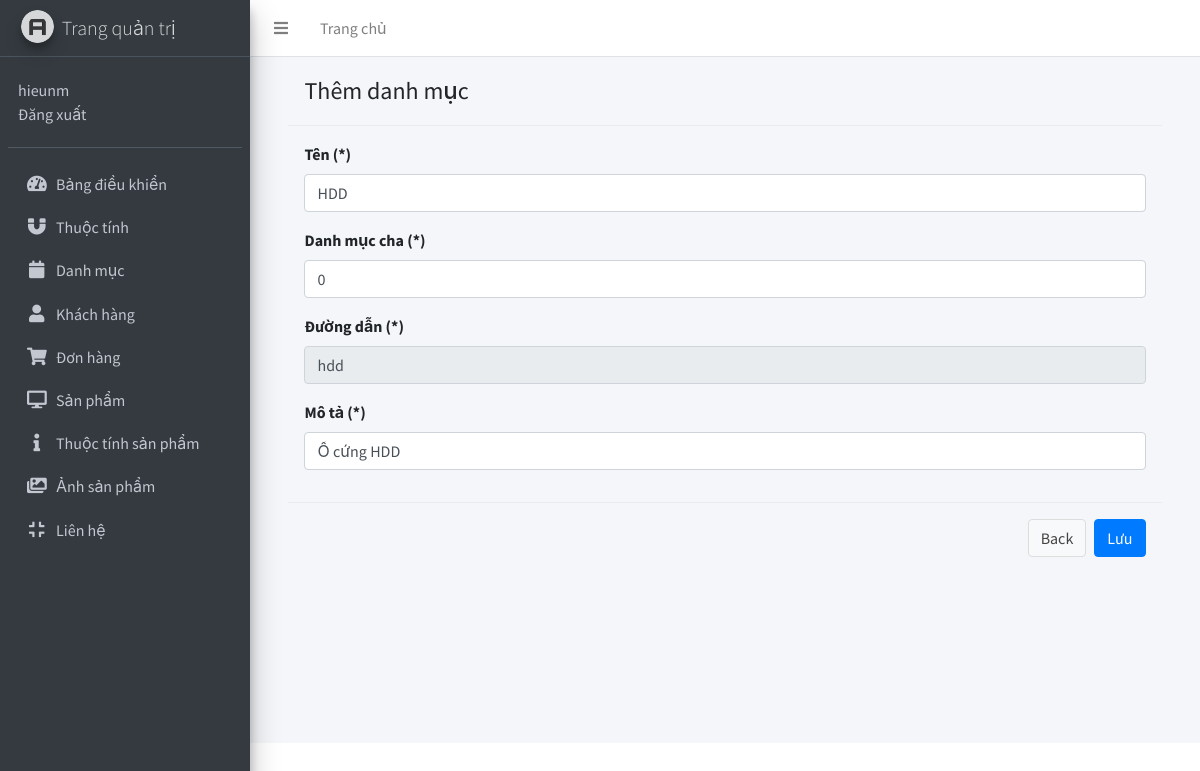
The app's page /View/admin/addcategory.php?id=9 (signed in) with its own data.
### tables this page shows
CREATE TABLE `categories` (
  `id` int(11) NOT NULL AUTO_INCREMENT,
  `name` varchar(255) DEFAULT NULL,
  `parent_id` tinyint(4) DEFAULT NULL,
  `slug` varchar(255) DEFAULT NULL,
  `description` mediumtext,
  `created_at` timestamp NULL DEFAULT NULL,
  `updated_at` timestamp NULL DEFAULT NULL,
  PRIMARY KEY (`id`)
);

### Model/ketnoi.php (called while the page is built, shortened)
<?php
	class ketnoi
	{
		public static function getConnection()
		{
			$con = new mysqli("localhost","root","phong119988","storeHieu");
			$con->query("SET NAMES 'utf8'");
		    return $con;
		}
	}
?>

### Controller/functioncategories.php (called while the page is built, shortened)
<?php
	class functioncategories
	{
		private $ketNoi;
	    function __construct()
	    {
	        $this->ketNoi = ketnoi::getConnection();
	    }
		function laychitietdanhmuc($id)
		{
			$objdanhmuc = new datacategories();
            $SQL = "Select * from categories where id=".$id;
            $q = mysqli_query($this->ketNoi,$SQL);
            while($row = mysqli_fetch_array($q))
            {
                $objdanhmuc = new datacategories();
                $objdanhmuc->id = $row['id'];
                $objdanhmuc->name = $row['name'];
                $objdanhmuc->parent_id = $row['parent_id'];
                $objdanhmuc->slug = $row['slug'];
                $objdanhmuc->description = $row['description'];
                $objdanhmuc->created_at = $row['created_at'];
                $objdanhmuc->updated_at = $row['updated_at'];
            }
            return $objdanhmuc;
		}
	}
?>

### View/admin/addcategory.php (the view, shortened to what this page needs)
<?php
include '../../Model/ketnoi.php';
include '../../Model/datacategories.php';
include '../../Controller/functioncategories.php';
$parent_id = 0; $name = ""; $slug = ""; $description = ""; $id = 0;
$service = new functioncategories();
if(isset($_GET['id']))
{
    $id = intval($_GET['id']);
    $objdanhmuc = $service->laychitietdanhmuc($id);
    if ($objdanhmuc != null)
    {
        $name = $objdanhmuc->name;
        $parent_id = $objdanhmuc->parent_id;
        $slug = $objdanhmuc->slug;
        $description = $objdanhmuc->description;
    }
}
?>
<?php include('./header.php'); ?>
<?php include('./sidebar.php'); ?>
    <div class="content-wrapper">
        <section class="content">
            <div class="container-fluid">
                <div style="width: 95%; margin:auto;">
                    <form action="./addcategory.php" method="POST" role="form">
                        <div class="modal-header">
                            <h4 class="modal-title">Thêm danh mục</h4>
                        </div>
                        <div class="modal-body">
                            <div class="form-group">
                                <label for="name">Tên (*)</label>
                                <input type="text" name="name" class="form-control" value="<?php echo $name; ?>" id="name_add" placeholder="name">
                            </div>
                            <div class="form-group">
                                <label for="parent_id">Danh mục cha (*)</label>
                                <input type="text" name="parent_id" class="form-control" value="<?php echo $parent_id; ?>" id="parent_id_add" placeholder="parent_id">
                            </div>
                            <div class="form-group">
                                <label for="slug">Đường dẫn (*)</label>
                                <input type="text" name="slug" class="form-control" value="<?php echo $slug; ?>" id="slug_add" placeholder="slug" readonly>
                            </div>
                            <div class="form-group">
                                <label for="description">Mô tả (*)</label>
                                <input type="text" name="description" class="form-control" value="<?php echo $description; ?>" id="description_add" placeholder="description">
                            </div>
                        </div>
                        <div class="modal-footer">
                            <button type="button" id="back_page" class="btn btn-default" data-dismiss="modal">Back</button>
                            <input type="submit" class="btn btn-primary" name="ok" value="Lưu">
                        </div>
                    </form>
                </div>
            </div>
        </section>
    </div>
<?php include('./footer.php'); ?>

### records on screen
categories: name "HDD", parent_id "0", slug "hdd", description "Ổ cứng HDD"

### other values on screen
$_SESSION['username'] "hieunm"
